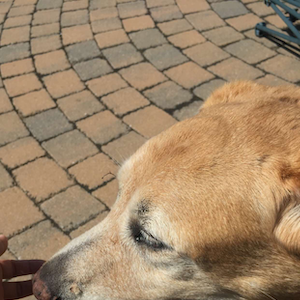
#> input picture Assignment4/imgs/color_test1.png, 300 x 300 px, found by its file name; its folder holds 4 pictures in this run
$ python NN_extra_layer.py   (older library calls are emulated)
#> lines starting #> are read from the running program, lines starting #| are printed output that depends on the picture; pictures that were not available may be replaced by others from this repository, and a replacement may not be noted
### Assignment4/Preprocessing.py
from PIL import Image
import numpy as np

### IMAGE PRE-PROCESSING UTILITY FUNCTIONS ###

# converts image to matrix of color values
def imgs_to_cmatrices(filenames, n):
#> called with n = 16
    rets = np.zeros((len(filenames), 3, n, n))
    for f in range(len(filenames)):
        img = Image.open('./imgs/' + filenames[f])
#> img is the input picture: PIL image 300x300 RGBA; mean R, G, B, A 160.8, 135, 105.4, 255
        img = img.convert('RGB')
#> img: PIL image 300x300 RGB
        img = img.resize((n, n), Image.ANTIALIAS)
#> img: PIL image 16x16 RGB
        tmp = np.array(img)
        for i in range(n):
            for j in range(n):
                rets[f, 0, i, j] = tmp[i][j][0]
                rets[f, 1, i, j] = tmp[i][j][1]
                rets[f, 2, i, j] = tmp[i][j][2]
    return rets

# converts matrix to image and saves to ./imgs/
# can handle cmats (m x 3 x n x n) or gmats (m x 1 x n x n)
# [16 lines left out: function cmatrices_to_imgs, not called in this run]

# converts RGB color matrix to grayscale matrix
def rgb_to_grayscale_cmatrices(cmats):
    ret = np.zeros((cmats.shape[0], 1, cmats.shape[2], cmats.shape[3]), dtype=np.uint8)
    for m in range(cmats.shape[0]):
        cmat = cmats[m, :, :, :]
        for i in range(cmat.shape[1]):
            for j in range(cmat.shape[2]):
                ret[m][0][i][j] = 0.21*cmat[0][i][j] + 0.72*cmat[1][i][j] + 0.07*cmat[2][i][j]
    return ret

### Assignment4/NN_extra_layer.py
import numpy as np
import os
from Preprocessing import *

img_size_to_always_print = 64

def NN_Model(grayscale_dataset, true_imgs, training_repeats = 1, learning_rate = 0.00000025, batch_size = 1):
#> called with grayscale_dataset = array of shape (1, 1, 16, 16), true_imgs = array of shape (1, 3, 16, 16), training_repeats = 50, learning_rate = 2.5e-07, batch_size = 1
    m, _, img_size, img_size = grayscale_dataset.shape
#> m = 1; img_size = 16
    input_nodes = img_size**2
#> input_nodes = 256
    output_nodes = img_size**2 * 3
#> output_nodes = 768
    middle_layer_multiple  = 3
    nodes_in_middle_layer = output_nodes*middle_layer_multiple
#> nodes_in_middle_layer = 2304
    print("middle layer multiple = " + str(middle_layer_multiple))
    flattened = [ grayscale_dataset[i,:,:,:].reshape((input_nodes,1)) for i in range(m)]
#> flattened = 1 item
    flattened_true = [true_imgs[i,:,:,:].reshape((output_nodes,1)) for i in range(m)]
#> flattened_true = 1 item
    layer_1_weight_scale = .1
    layer_2_weight_scale = .1
    layer_3_weight_scale = .1
    layer_1_weights = 2*layer_1_weight_scale*np.random.random_sample((nodes_in_middle_layer, input_nodes))-layer_1_weight_scale
    layer_2_weights = 2*layer_2_weight_scale*np.random.random_sample((nodes_in_middle_layer, nodes_in_middle_layer))-layer_2_weight_scale
    layer_3_weights = 2*layer_3_weight_scale*np.random.random_sample((output_nodes, nodes_in_middle_layer))-layer_3_weight_scale
    # print(layer_1_weights)
    layer_1_gradients = np.zeros((nodes_in_middle_layer, input_nodes))
    layer_2_gradients = np.zeros((nodes_in_middle_layer, nodes_in_middle_layer))
    layer_3_gradients = np.zeros((output_nodes, nodes_in_middle_layer))
    for i in range(training_repeats):
        for j in range(len(flattened)):
            # if img_size >= img_size_to_always_print or (j+1) %100 == 0:
            #     print("training repeat: {} image: {}".format(i+1, j+1), flush=True)
            layer_2 = np.maximum(0,np.matmul(layer_1_weights, flattened[j]))
            layer_3 = np.maximum(0,np.matmul(layer_2_weights, layer_2))
            output = np.minimum(np.maximum(0,np.matmul(layer_3_weights, layer_3)),0)
            output_deltas  = 2*((output- flattened_true[j]))

            layer_3_deltas = np.matmul(np.transpose(layer_3_weights),output_deltas)
            layer_2_deltas = np.matmul(np.transpose(layer_2_weights),layer_3_deltas)

            layer_3_gradients += np.matmul(output_deltas, np.transpose(layer_3))
            layer_2_gradients += np.matmul(layer_3_deltas, np.transpose(layer_2))
            layer_1_gradients += np.matmul(layer_2_deltas,np.transpose(flattened[j]))

            if batch_size == 1 or (i* len(flattened) + j + 1) % batch_size == 0:
                # print("Adjusting weights")
                # print(np.minimum(np.maximum(-.1*batch_size*layer_3_weight_scale,learning_rate * layer_3_gradients),.1*batch_size*layer_3_weight_scale))
                layer_3_weights -= np.minimum(np.maximum(-.1*batch_size*layer_3_weight_scale,learning_rate * layer_3_gradients),.1*batch_size*layer_3_weight_scale)
                layer_2_weights -= np.minimum(np.maximum(-.1*batch_size*layer_2_weight_scale,learning_rate * layer_2_gradients),.1*batch_size*layer_2_weight_scale)
                layer_1_weights -= np.minimum(np.maximum(-.1*batch_size*layer_1_weight_scale,learning_rate * layer_1_gradients),.1*batch_size*layer_1_weight_scale)
                # layer_2_weights -= learning_rate * layer_2_gradients
                # layer_1_weights -= learning_rate**2 * layer_1_gradients
                layer_1_gradients = np.zeros((nodes_in_middle_layer, input_nodes))
                layer_2_gradients = np.zeros((nodes_in_middle_layer, nodes_in_middle_layer))
                layer_3_gradients = np.zeros((output_nodes, nodes_in_middle_layer))
#> this loop made 1 pass
#> pass 1, in NN_Model, `layer_3_gradients += np.matmul(output_deltas, np.transpose(layer_3))`:
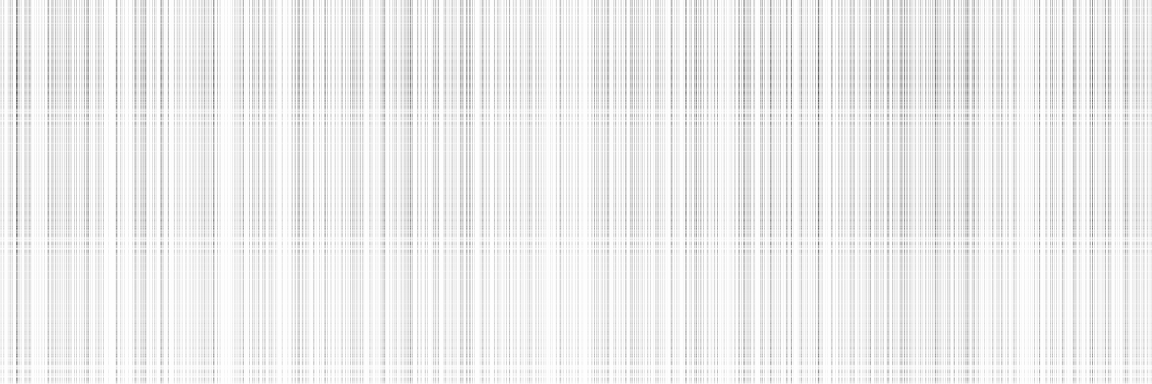
#> layer_3_gradients: shape (768, 2304) float64 (shown at 1/2 size); min -383193.3, max 0, mean -25670.5; drawn with min black and max white
#> pass 1, in NN_Model, `layer_2_gradients += np.matmul(layer_3_deltas, np.transpose(layer_2))`:
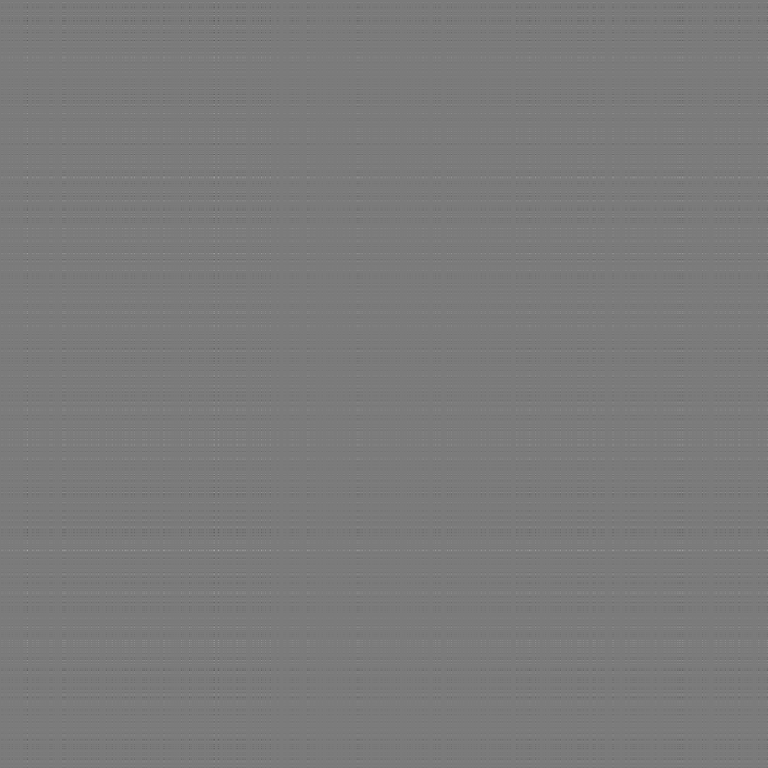
#> layer_2_gradients: shape (2304, 2304) float64 (shown at 1/3 size); min -702220, max 752125.8, mean 143.3; drawn with min black and max white
#> pass 1, in NN_Model, `layer_3_weights -= np.minimum(np.maximum(-.1*batch_size*layer_3_weight..`:
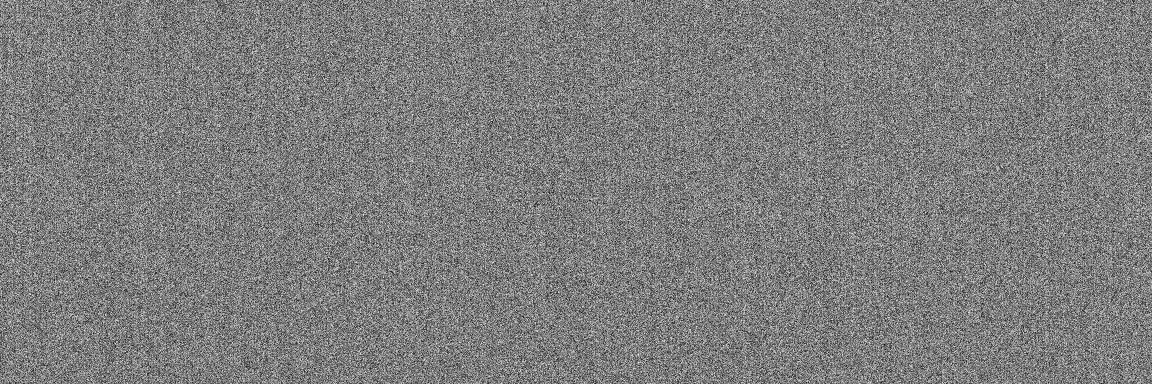
#> layer_3_weights: shape (768, 2304) float64 (shown at 1/2 size); min -0.1, max 0.11, mean 0.00365; drawn with min black and max white
#> after the loop: layer_1_gradients: shape (2304, 256) float64; every value is 0
#> after the loop:
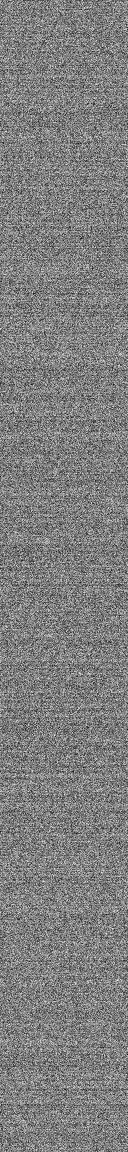
#> layer_1_weights: shape (2304, 256) float64 (shown at 1/2 size); min -0.11, max 0.11, mean -0.000183; drawn with min black and max white
#> after the loop: layer_2_gradients: shape (2304, 2304) float64; every value is 0
#> after the loop: layer_3_gradients: shape (768, 2304) float64; every value is 0
        if True or (i+1) % 5 == 0:
            train_set_error = 0
            for j in range(len(flattened)):
                input = flattened[j]
                layer_2 = np.maximum(0,np.matmul(layer_1_weights, input))
                layer_3 = np.maximum(0,np.matmul(layer_2_weights, layer_2))
                output = np.minimum(np.maximum(0,np.matmul(layer_3_weights, layer_3)),0)
                diffs = output- flattened_true[j]
                error = np.matmul(np.transpose(diffs),diffs)
                train_set_error += error[0,0]
#> this loop made 1 pass
#> (error, train_set_error) on pass 1: ([14785455], 14785455)
#> after the loop, train_set_error = 14785455
            print()
            print("training repeat: {} average train set error: {}".format(i+1, train_set_error/len(flattened)))
#| training repeat: 1 average train set error: 14785455.0

            output_test(img_size,layer_1_weights, layer_2_weights, layer_3_weights)

    return layer_1_weights, layer_2_weights, layer_3_weights

def output_test(n,layer_1_weights,layer_2_weights,layer_3_weights):
#> called with n = 16
    image_files = ["test2/" + filename for filename in os.listdir("imgs/test2/") if filename[-3:] == "png" or filename[-3:] == "jpg"]
    cmats = imgs_to_cmatrices(image_files,n)
    gmats = rgb_to_grayscale_cmatrices(cmats)
    m,_, img_size, img_size = gmats.shape
#> m = 1; img_size = 16
    flattened_real = [cmats[i,:,:,:].reshape((n**2*3,1)) for i in range(m)]
#> flattened_real = 1 item

    total_error = 0
    for i in range(m):

        flattened = gmats[i].reshape((img_size**2,1))

        layer_2 = np.maximum(0,np.matmul(layer_1_weights, flattened))

        layer_3 = np.maximum(0,np.matmul(layer_2_weights, layer_2))

        output = np.minimum(np.maximum(0,np.matmul(layer_3_weights, layer_3)),255)
        diffs = output- flattened_real[i]
        error = np.matmul(np.transpose(diffs),diffs)
        total_error += error[0,0]

        output_reshaped = output.reshape((3,img_size,img_size))
        out_image = np.zeros((img_size,img_size,3))
        for j in range(img_size):
            for k in range(img_size):
                out_image[j][k][0] = output_reshaped[0][j][k]
                out_image[j][k][1] = output_reshaped[1][j][k]
                out_image[j][k][2] = output_reshaped[2][j][k]
        # print(out_image)
        img = Image.fromarray(out_image, 'RGB')
        img.save("imgs/extra-"+str(n)+image_files[i] +"-colored"+ '.png')
        img = Image.fromarray(gmats[i].reshape(img_size,img_size), 'L')
        img.save("imgs/extra-"+str(n)+image_files[i] +"-grayscale"+ '.png')
#> this loop made 1 pass
#> (error, total_error) on pass 1: ([12091635], 12091635)
#> after the loop, total_error = 12091635
    print("average test set error: {}".format(total_error/m))
#| average test set error: 12091635.0
    print()
n = 16
image_files = ["train2/" + filename for filename in os.listdir("imgs/train2/") if filename[-3:] == "png" or filename[-3:] == "jpg"]
cmats = imgs_to_cmatrices(image_files,n)
gmats = rgb_to_grayscale_cmatrices(cmats)
# print(gmats[0])
print("dim " + str(n) + " extra layer NN")

layer1, layer2, layer3 = NN_Model(gmats,cmats,training_repeats=50, batch_size = 1)
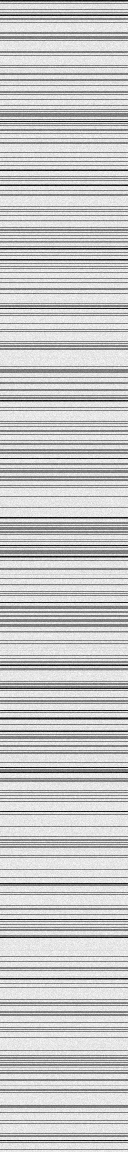
#> layer1: shape (2304, 256) float64 (shown at 1/2 size); min -0.6, max 0.6, mean 0.334; drawn with min black and max white
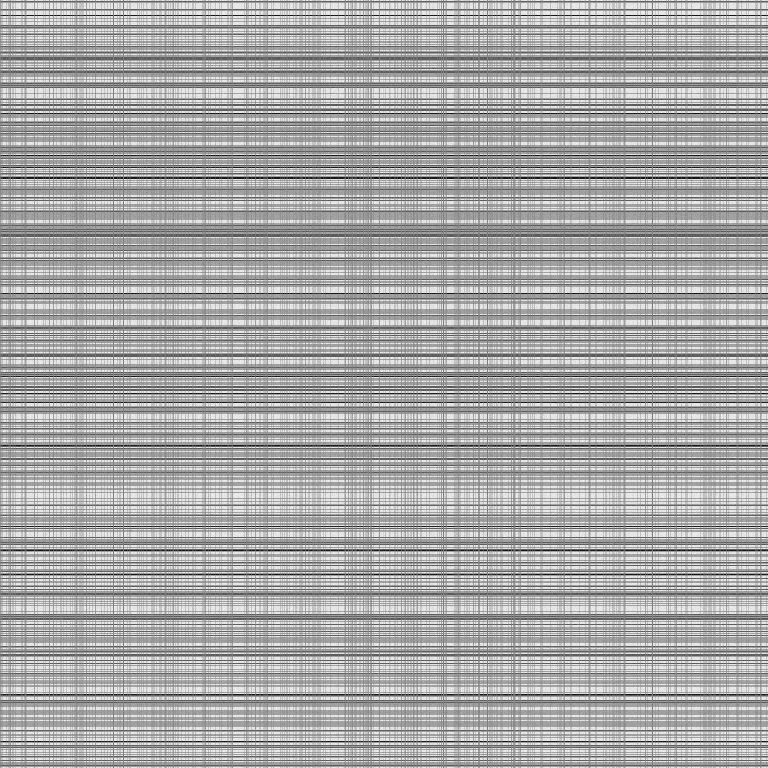
#> layer2: shape (2304, 2304) float64 (shown at 1/3 size); min -0.6, max 0.6, mean 0.189; drawn with min black and max white
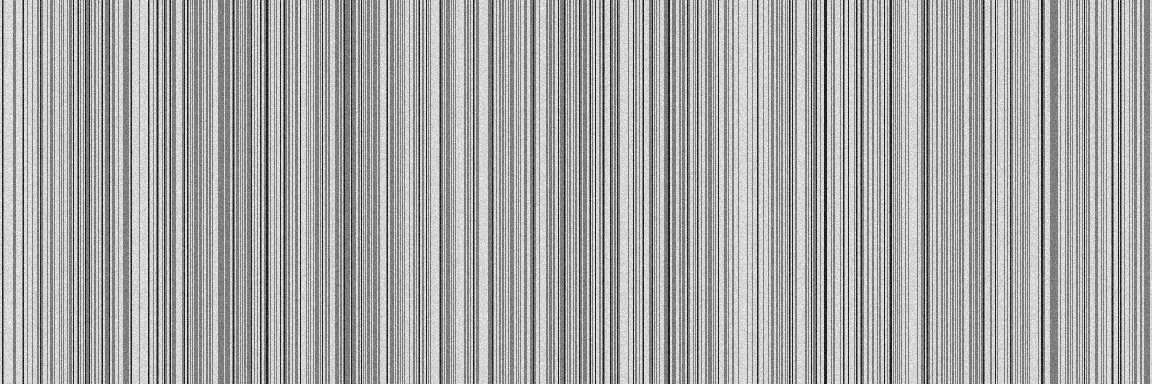
#> layer3: shape (768, 2304) float64 (shown at 1/2 size); min -0.1, max 0.6, mean 0.36; drawn with min black and max white
f = open("tmp-extra-"+str(n)+".bin","wb")
np.save(f,layer1)
np.save(f,layer2)
np.save(f,layer3)
f.close()

f = open("tmp-extra-"+str(n)+".bin","rb")
layer1 = np.load(f)
layer2 = np.load(f)
layer3 = np.load(f)
f.close()
# grayscale_to_color_image(gmats[-30,:,:,:], image_files[-30][6:], layer1, layer2)

output_test(n,layer1,layer2,layer3)
